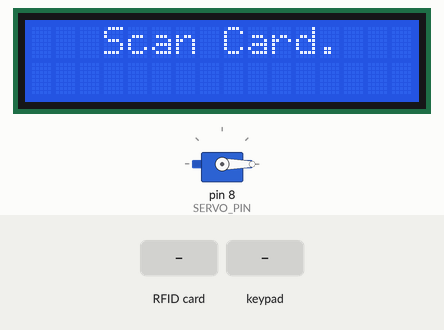
This sketch was run on a simulated Arduino Mega 2560, built with avr-gcc and run on an emulated ATmega2560. Parts: 16×2 character LCD, servo. The inputs (shaded band) are chosen by the test bench.

Above: at 1.3 s.
1.4 s: RFID card 35 3E A6 04 held to the reader
At 1.9 s:
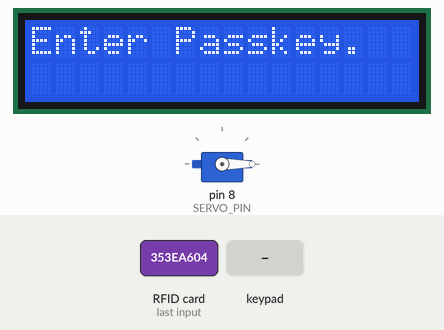
2.9 s: keypad keys A 1 B 2 # pressed 0.4 s apart
At 5.4 s:
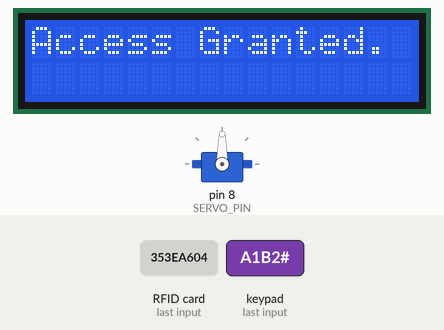
6.4 s: RFID card 5E 7A 19 C4 held to the reader
At 7.3 s:
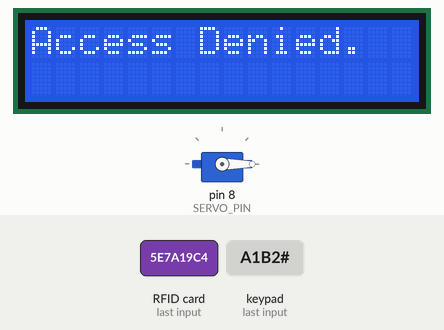
Timing chart, 0 to 9.4 s (numbered marks = the images above; inputs shaded):
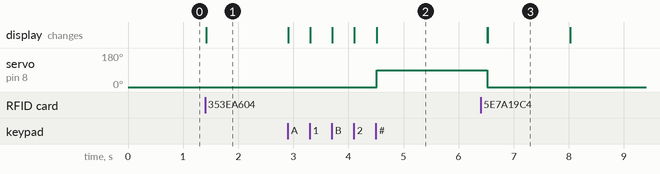

The sketch:

2FA-Doorlock.ino
```cpp
// RFID + Keypad Access Control System
// Two-factor authentication: RFID card + keypad code
// Servo physically locks/unlocks on access granted

// ----------- Libraries & Defining -------------
#include <LiquidCrystal.h>
#include <SPI.h>
#include <MFRC522.h>
#include <Servo.h>
#include <Keypad.h>

#define RST_PIN 49
#define SDA_PIN 53
#define SERVO_PIN 8

// ---------- Libraries Setup --------
LiquidCrystal lcd(12, 11, 5, 4, 3, 2);
Servo myServo;
MFRC522 mfrc522(SDA_PIN, RST_PIN);

// ---------- KeyPad Setup ---------
const byte ROWS = 4;
const byte COLS = 4;
char hexKeys[ROWS][COLS] = {                          // Matrix defines buttons on keypad
  {'1','2','3','A'},
  {'4','5','6','B'},
  {'7','8','9','C'},
  {'*','0','#','D'}
};
byte rowPins[ROWS] = {40, 38, 36, 34};                // Connect to the row pinouts of the keypad
byte colPins[COLS] = {41, 39, 37, 35};                // Connect to the column pinouts of the keypad
Keypad myKeypad = Keypad( makeKeymap(hexKeys), rowPins, colPins, ROWS, COLS);      // Makes new instance of the class Keypad
char key;

// ---------   Set Authorized Uid & Code ------------
byte authUid[] = {0x35, 0x3E, 0xA6, 0x4};  // In hex
String authCode = "A1B2";

// ---------- FSM Setup --------------
enum State{cardRequest, codeRequest, accGranted, accDenied};
State currentState = cardRequest;
String enteredCode = "";                              // Start w/ empty code
bool stateChanged = true;


void setup() {
  // One time run
  Serial.begin(9600);
  lcd.begin(16, 2);                                 // Start the LCD at 16 col 2 row
  SPI.begin();
  mfrc522.PCD_Init();
  mfrc522.PCD_SetAntennaGain(mfrc522.RxGain_max);  // Set antena range to max for easier use
  myServo.attach(SERVO_PIN);
}

void loop() {
  // Always running

  // --------------------- FSM for Authorization --------------------
  switch(currentState){
    case cardRequest:{
      if(stateChanged){              //  Only update LCD and servo on state entry, not every cycle
      myServo.write(0);
      lcd.clear();
      lcd.setCursor(3, 0);
      lcd.print("Scan Card.");
      stateChanged = false;
      }
      // ------ Updates Card Data -----
      bool cardPresent = mfrc522.PICC_IsNewCardPresent();         // Checks if card is nearby
      bool cardSerial = mfrc522.PICC_ReadCardSerial();           // Reads the card UID
      byte *uid = mfrc522.uid.uidByte;                          // Pointer to shorten call
      byte uidSize = mfrc522.uid.size;                         // Variable to shorten call

      // --- State Changer ---
      if(cardPresent && cardSerial){                         // Only change if the card is near and serial is read
        int uidCheck = memcmp(uid, authUid, uidSize);       // compares keycard uid and authorized uid
        if(uidCheck == 0){
          stateChanged = true;
          currentState = codeRequest;
        }
        else{
          stateChanged = true;
          currentState = accDenied;
        }
      }
      break;
    }

    case codeRequest:
      if(stateChanged){
        enteredCode = "";
        lcd.clear();
        lcd.print("Enter Passkey.");
        lcd.setCursor(0, 1);
        stateChanged = false;
      }

      key = myKeypad.getKey();
      if(key && key != '#' && key != '*'){       // Allows digit entering besides * and #
        enteredCode += key;
        lcd.print(key);

      }else if(key == '*'){                    // Erases entered digits
        lcd.clear();
        lcd.print("Enter Passkey.");
        lcd.setCursor(0, 1);
        enteredCode = "";

      }else if(key =='#'){                  // Submits the code
        if(enteredCode == authCode){
          stateChanged = true;
          currentState = accGranted;

        }else {
          stateChanged = true;
          currentState = accDenied;
        }
      }
      break;

    case accDenied:
      if(stateChanged){
        lcd.clear();
        lcd.setCursor(0, 0);
        lcd.print("Access Denied.");
        delay(1500);
        currentState = cardRequest;
      }
      break;

    case accGranted:
      if(stateChanged){
        lcd.clear();
        lcd.setCursor(0, 0);
        lcd.print("Access Granted.");
        myServo.write(90);             // Open lock
        delay(2000);
        currentState = cardRequest;
      }
      break;

  }
}
```

Measured:
- after the input at 1.4 s, the display: changes at once (image 1)
- after the input at 2.9 s, servo on pin 8 (SERVO_PIN): 0° → 90° after 1.6 s; the display: first changes at once (image 2 shows a later state)
- after the input at 6.4 s, the display: first differs from a run without the input after 0.12 s (image 3)
- what the display in image 3 shows lasts 1.5 s, from 6.5 s to 8.0 s
